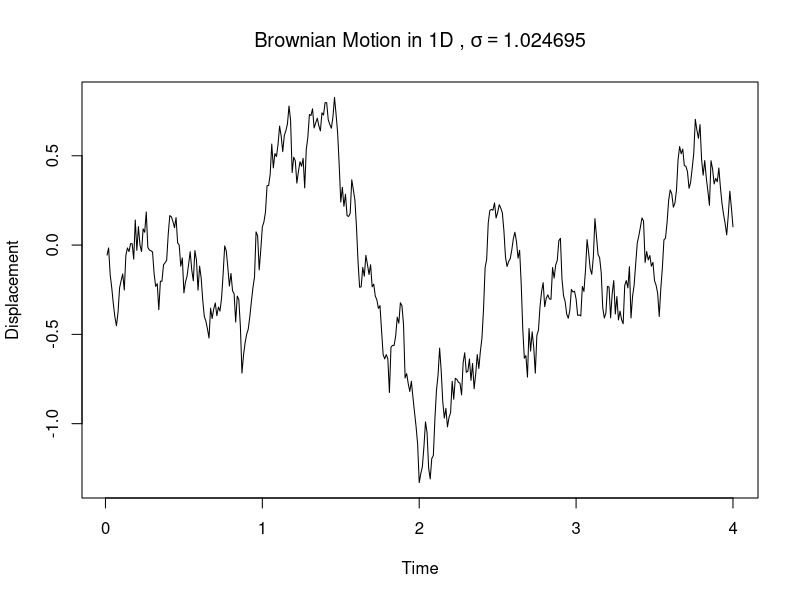
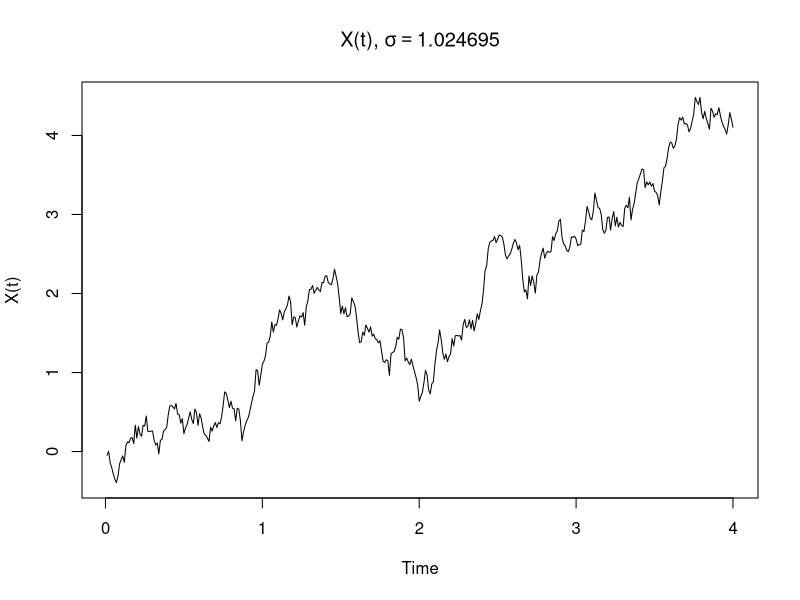
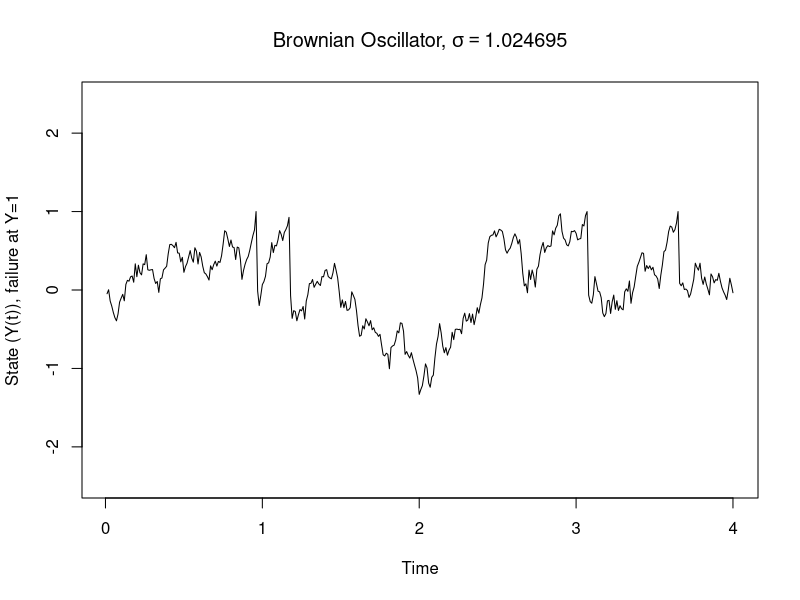

These charts were generated, in order, by the following R code:
# Simulate a Brownian motion oscillator
# Based on Matthews et al. 2002. A Brownian Model for Recurrent Earthquakes. BSSA
# Note that to reproduce their results in Figure 2 of the paper we must assume that
# these authors are giving values of the variance (sigma^2, i.e. the perturbation
# rate paramaeter) rather than the standard deviation (sigma) as reported.

# Jonathan Griffin
# University of Otago, March 2020


# Define simulation parameters
t = 4 # Total simulation time
dt = 0.01 # Timestep
x0 = 0 # Value immediatly after failure
xf = 1 # Failure threshold value
delta = xf-x0
mu = 0 # Mean value of normally distributed white noise, set to zero
var = 1.05 # Perturbation rate parameter for Brownian oscillator, variance of
      	   # normal distribution
sigma = sqrt(var) # Standard deviation
lambda = 1 # Mean loading rate (i.e. simulates constant tectonic loading)

# File for saving figures
fig_filename = paste('brownian_oscillator', 'sig', sigma, 'lambda', lambda,
	     'xf', xf, 'figures.pdf', sep='_')
pdf(fig_filename)


# Vector of timesteps  
n=rep(dt, t/dt)
n = cumsum(n)
# Simulate Brownian motion
gauss_n = rnorm(t/dt, mu, sigma)
bro = cumsum(gauss_n)*sqrt(dt) # Check this scaling for timestep
# Plot Brownian motion
title = bquote('Brownian Motion in 1D ,' ~  sigma == .(sigma))
plot(n, bro, type = 'l', main = title, xlab = 'Time',
	  ylab = 'Displacement')

# Calculate random variable X(t)
X = lambda*(n) + sigma*bro
# Plot X(t)
plot(n, X, type = 'l', main = bquote('X(t),' ~ sigma == .(sigma)), xlab = 'Time',                                                              
          ylab = 'X(t)')

# Calculate state as defined by random variable Y(t)
xs = x0
Xt = 0
xf0 = xf # Original failure value
xff = 0.8*xf0 # Value of failure state immediately after failure
hc = 0
print(X)
for (i in seq_along(X)) {
    if (hc > 0) {
       xf = xf0 - log10(hc)*0.05
       hc = hc - 1
       }
    else { xf = xf0}
    print(hc)
    print(xf)
    if (i==1) {
       y = xs + X[i] - Xt
       Y = y
       }
    else {xs
    	 y = xs + X[i] - Xt
	 Y = c(Y,y)
	 }
    if (Y[i] >= xf) {
       Y[i] = xf
       xs = x0
       Xt = X[i]
       xf = xff
       hc = 50} # Healing counter
    else {xs = x0}
#    if (Y[i] < x0) {
#       Y[i] = x0
#       }
    }
#Y = x0 + X  - X[-1]
plot(n, Y, type = 'l', main = bquote('Brownian Oscillator,' ~ sigma == .(sigma)), xlab = 'Time', ylab = 'State (Y(t)), failure at Y=1', asp=0.5, ylim=c(-2,2))
dev.off()